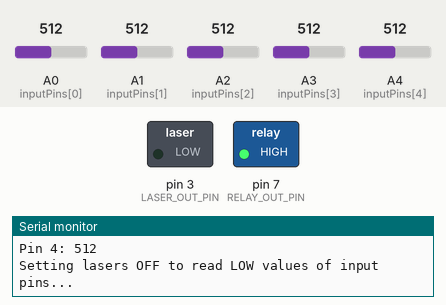
The sketch below on a simulated Arduino Leonardo, built with avr-gcc and run on an emulated ATmega32U4. Parts: switched loads named in the sketch (green lamp = pin HIGH), the last lines printed to the serial monitor. The test bench sets the inputs (shaded band); at power-on: A0 (inputPins[0]) = 512, A1 (inputPins[1]) = 512, A2 (inputPins[2]) = 512, A3 (inputPins[3]) = 512, A4 (inputPins[4]) = 512.

Above: at 0.5 s.
At 0.9 s:
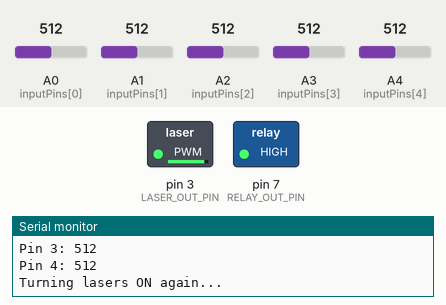
Timing chart, 0 to 2.4 s (numbered marks = the images above):
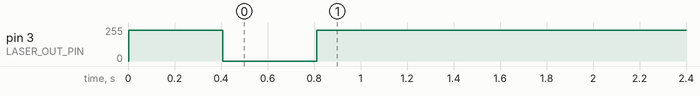

The sketch:

laser_harp.ino
```cpp
  /*
  Switches a relay module (to unlock a solenoid lock) when the correct melody is played
  Uses the Adafruit VS1053 Codec library`
  */

  #define VS1053_RX  2 // This is the pin that connects to the RX pin on VS1053

  // See http://www.vlsi.fi/fileadmin/datasheets/vs1053.pdf Pg 31
  #define VS1053_BANK_MELODY 0x79

  // See http://www.vlsi.fi/fileadmin/datasheets/vs1053.pdf Pg 32 for more!
  #define VS1053_INSTRUMENT 1

  #define MIDI_NOTE_ON  0x90
  #define MIDI_NOTE_OFF 0x80
  #define MIDI_CHAN_MSG 0xB0
  #define MIDI_CHAN_BANK 0x00
  #define MIDI_CHAN_VOLUME 0x07
  #define MIDI_CHAN_PROGRAM 0xC0

  const int LASER_OUT_PIN = 3;
  const int LASER_ON_PWM_VALUE =  230; // 192 = 75% of 255, for a 75% duty cycle, 192
  const int LASER_OFF_PWM_VALUE = 0;
  const int RELAY_OUT_PIN = 7;
  const int inputPins[5] = {A0, A1, A2, A3, A4};
  const int notes[5] = {60, 62, 64, 67, 69}; //  Major pentatonic on middle C
  const int correctMelody[6] = {60, 62, 60, 67, 69, 67};

  int reading;
  int pinThresholds[5];  // Threshold to convert analog photoresistor readings to digital values
  int pinStates[5] = {0, 0, 0, 0, 0};
  int previousPinStates[5] = {0, 0, 0, 0, 0};
  int melody[6];
  int melodyIndex = 0;
  bool melodiesMatch = false;

  #if defined(__AVR_ATmega328__) || defined(__AVR_ATmega328P__)
    #include <SoftwareSerial.h>
    SoftwareSerial VS1053_MIDI(0, 2); // TX only, do not use the 'rx' side
  #else
    // on a Mega/Leonardo you may have to change the pin to one that
    // software serial support uses OR use a hardware serial port!
    #define VS1053_MIDI Serial1
  #endif

  void setup() {
    Serial.begin(9600);
    VS1053_MIDI.begin(31250); // MIDI uses a 'strange baud rate'

    midiSetChannelBank(0, VS1053_BANK_MELODY);
    midiSetInstrument(0, VS1053_INSTRUMENT);
    midiSetChannelVolume(0, 127);

    // Set relay pin to out
    pinMode(RELAY_OUT_PIN, OUTPUT);
    digitalWrite(RELAY_OUT_PIN, HIGH);

    // Calibrate photoresistor values to determine thresholds for
    // lasers being on vs off
    calibrateInputPins();
  }

  void loop() {
    monitorMelody();
    delay(30);

    // Relay test code
    //// unlock Solenoid = HIGH, lock = LOW
    // digitalWrite(RELAY_OUT_PIN, HIGH);
    // delay(1000);
    // digitalWrite(RELAY_OUT_PIN, LOW);
    // delay(5000);
  }

  void monitorMelody() {
    /*
     * Reads the state of all input pins. If a pin's reading is below its threshold, assumes
     * the laser is interrupted, and plays the corresponding note.
     * After each note, check whether the correct melody has been played.
     */
      for (byte i = 0; i < 5; i = i + 1) {
        // Read the input pin
        reading = analogRead(inputPins[i]);
        // Serial.print(i);
        // Serial.print(": ");
        // Serial.println(reading);
        pinStates[i] = reading > pinThresholds[i] ? 1 : 0; // TODO(Samira) set back to pinThresholds[i]

        // If the input pin state has changed, play (or silence)
        // the corresponding note
        if (pinStates[i] != previousPinStates[i]) {
          if (pinStates[i] == 1) {
            midiNoteOff(0, notes[i], 127);
          } else {
            midiNoteOn(0, notes[i], 127);

            // Add to the running memory of the melody
            melody[melodyIndex] = notes[i];

            // Increment melodyIndex, ring-buffer-style, so that
            // it always points to the oldest note in melody
            if (melodyIndex < 5) {
              melodyIndex++;
            } else {
              melodyIndex = 0;
            }
            melodiesMatch = checkMelody();

            // Light up the LED if the correct melody is played
            if (melodiesMatch) {
              // Let the final note fade
              delay(500);
              midiNoteOff(0, notes[i], 127);

              // Play the melody once more as a success sound
              for (byte j = 0; j < 6; j = j + 1) {
                midiNoteOn(0, correctMelody[j], 127);
                if (j == 4 || j == 5) { delay(800); } else { delay(400); }
                midiNoteOff(0, correctMelody[j], 127);
              }

              // Unlock the solenoid
              digitalWrite(RELAY_OUT_PIN, LOW);
              delay(200);
              digitalWrite(RELAY_OUT_PIN, HIGH);
            }
          }
        }
      previousPinStates[i] = pinStates[i];
    }
  }

  void getCalibrationValues(int arr[]) {
    for (int i = 0; i < 5; i = i + 1) {
      int analogReading = analogRead(inputPins[i]);
      Serial.print("Pin ");
      Serial.print(i);
      Serial.print(": ");
      Serial.println(analogReading);
      arr[i] = analogReading;
    }
  }

  void calibrateInputPins() {
    /**
     * The pins are analog inputs, but we want to convert them to a digital signal (laser interrupted or not).
     * This method takes a reading for each pin with the lasers on, and one with the lasers interrupted (this
     * must be done manually), and uses the midpoint of those values as a threshold for determining HIGH vs LOW.
     */
    Serial.println("Begin calibration. Setting lasers ON to read HIGH values of input pins...");
    analogWrite(LASER_OUT_PIN, LASER_ON_PWM_VALUE);
    delay(300);
    int inputHighValues[5];
    getCalibrationValues(inputHighValues);
    delay(100);

    Serial.println("Setting lasers OFF to read LOW values of input pins...");
    analogWrite(LASER_OUT_PIN, LASER_OFF_PWM_VALUE);
    delay(300);
    int inputLowValues[5];
    getCalibrationValues(inputLowValues);
    delay(100);

    for (int i = 0; i < 5; i = i + 1) {
      pinThresholds[i] = (inputHighValues[i] - inputLowValues[i]) / 2.5;
    }

    Serial.println("Turning lasers ON again...");
    analogWrite(LASER_OUT_PIN, LASER_ON_PWM_VALUE);
  }

  bool checkMelody() {
    /* Checks melody against correctMelody */
    int i = 0;

    // melodyIndex is the index of the oldest note in melody, which acts as a ring buffer
    for (byte j = melodyIndex; j < 6; j = j + 1) {
      if (melody[j] != correctMelody[i]) {
        return false;
      }
      i++;
    }
    for (byte j = 0; j < melodyIndex; j = j + 1) {
      if (melody[j] != correctMelody[i]) {
        return false;
      }
      i++;
    }
    return true;
  }


  void midiSetInstrument(uint8_t chan, uint8_t inst) {
    if (chan > 15) return;
    inst --; // page 32 has instruments starting with 1 not 0 :(
    if (inst > 127) return;

    VS1053_MIDI.write(MIDI_CHAN_PROGRAM | chan);
    VS1053_MIDI.write(inst);
  }

  void midiSetChannelVolume(uint8_t chan, uint8_t vol) {
    if (chan > 15) return;
    if (vol > 127) return;

    VS1053_MIDI.write(MIDI_CHAN_MSG | chan);
    VS1053_MIDI.write(MIDI_CHAN_VOLUME);
    VS1053_MIDI.write(vol);
  }

  void midiSetChannelBank(uint8_t chan, uint8_t bank) {
    if (chan > 15) return;
    if (bank > 127) return;

    VS1053_MIDI.write(MIDI_CHAN_MSG | chan);
    VS1053_MIDI.write((uint8_t)MIDI_CHAN_BANK);
    VS1053_MIDI.write(bank);
  }

  void midiNoteOn(uint8_t chan, uint8_t n, uint8_t vel) {
    if (chan > 15) return;
    if (n > 127) return;
    if (vel > 127) return;

    VS1053_MIDI.write(MIDI_NOTE_ON | chan);
    VS1053_MIDI.write(n);
    VS1053_MIDI.write(vel);
  }

  void midiNoteOff(uint8_t chan, uint8_t n, uint8_t vel) {
    if (chan > 15) return;
    if (n > 127) return;
    if (vel > 127) return;

    VS1053_MIDI.write(MIDI_NOTE_OFF | chan);
    VS1053_MIDI.write(n);
    VS1053_MIDI.write(vel);
  }
```
